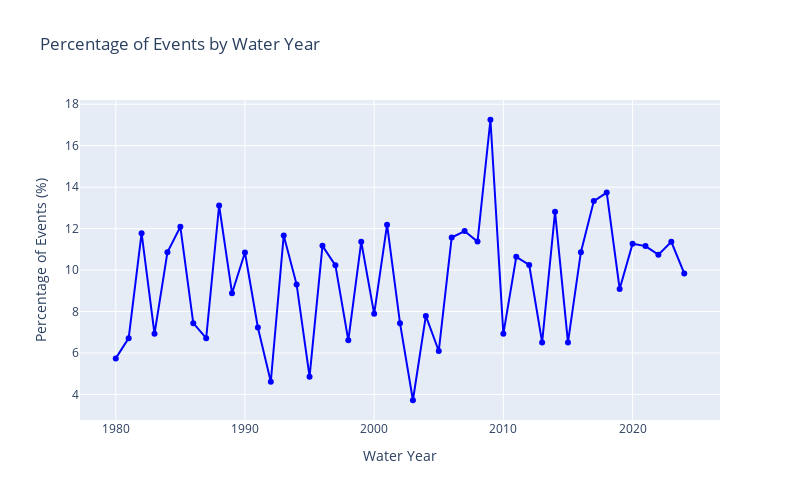

This figure's notebook cell:
### Code cell
fig = go.Figure()

fig.add_trace(go.Scatter(
    x=result_df.index,
    y=result_df['percentage_of_events'],
    mode='lines+markers',
    name='Percentage of Events',
    line=dict(color='blue', width=2),
))
fig.update_layout(
    width=800,
    height=500,
    title='Percentage of Events by Water Year',
    xaxis_title='Water Year',
    yaxis_title='Percentage of Events (%)',
)

### Figure 1 — Plotly figure (JSON) as saved in the notebook; plotly's stock layout.template omitted (floating-point values rounded to 4 significant figures)
{"data": [{"line": {"color": "blue", "width": 2}, "mode": "lines+markers", "name": "Percentage of Events", "type": "scatter", "x": [1980, 1981, 1982, 1983, 1984, 1985, 1986, 1987, 1988, 1989, 1990, 1991, 1992, 1993, 1994, 1995, 1996, 1997, 1998, 1999, 2000, 2001, 2002, 2003, 2004, 2005, 2006, 2007, 2008, 2009, 2010, 2011, 2012, 2013, 2014, 2015, 2016, 2017, 2018, 2019, 2020, 2021, 2022, 2023, 2024], "y": [5.738, 6.715, 11.78, 6.921, 10.86, 12.09, 7.438, 6.715, 13.11, 8.884, 10.85, 7.231, 4.611, 11.67, 9.298, 4.855, 11.17, 10.23, 6.612, 11.36, 7.889, 12.19, 7.438, 3.719, 7.787, 6.095, 11.57, 11.88, 11.37, 17.25, 6.921, 10.64, 10.25, 6.508, 12.81, 6.508, 10.86, 13.33, 13.74, 9.091, 11.27, 11.16, 10.74, 11.36, 9.836]}], "layout": {"height": 500, "title": {"text": "Percentage of Events by Water Year"}, "width": 800, "xaxis": {"title": {"text": "Water Year"}}, "yaxis": {"title": {"text": "Percentage of Events (%)"}}}}
